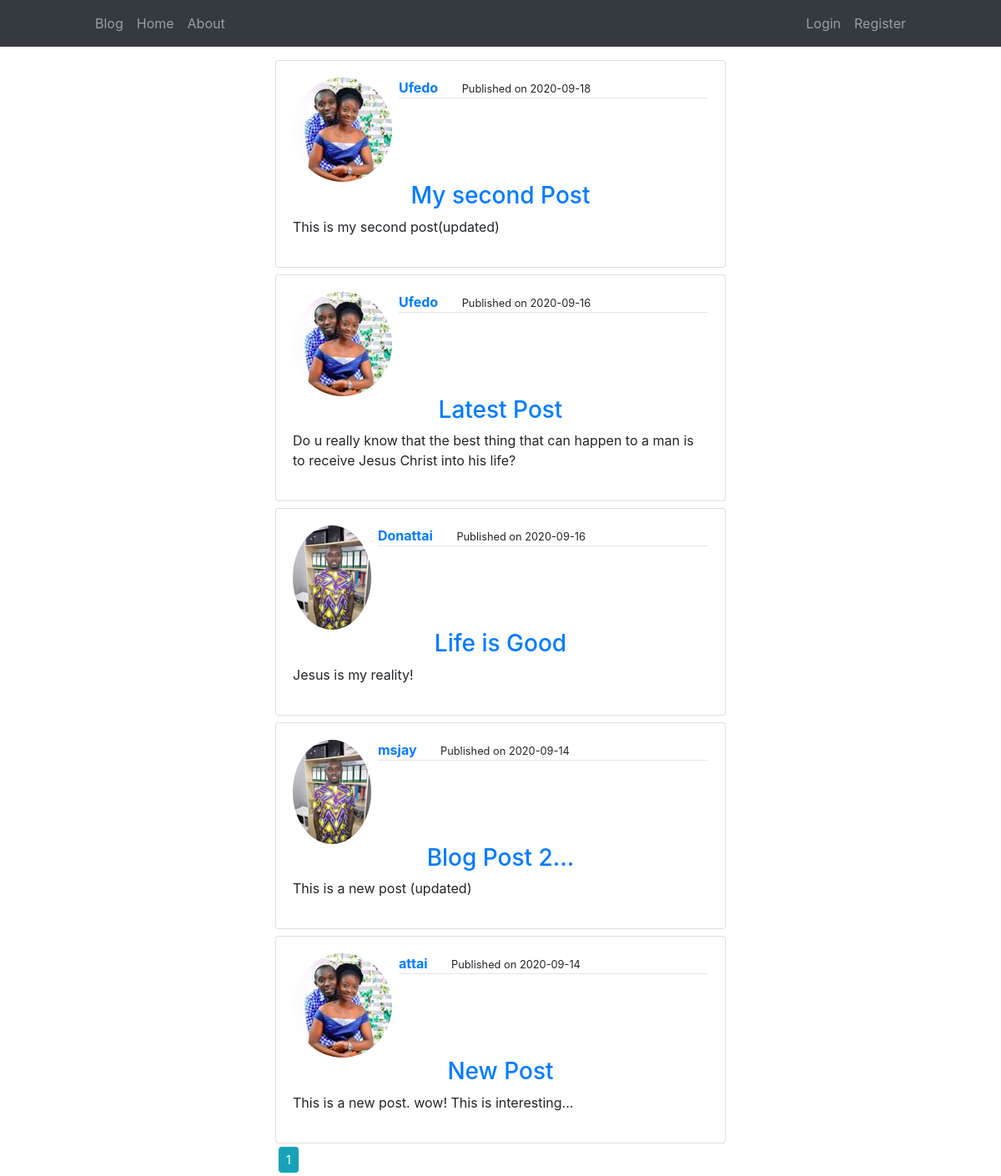
Before: / with the older database file.
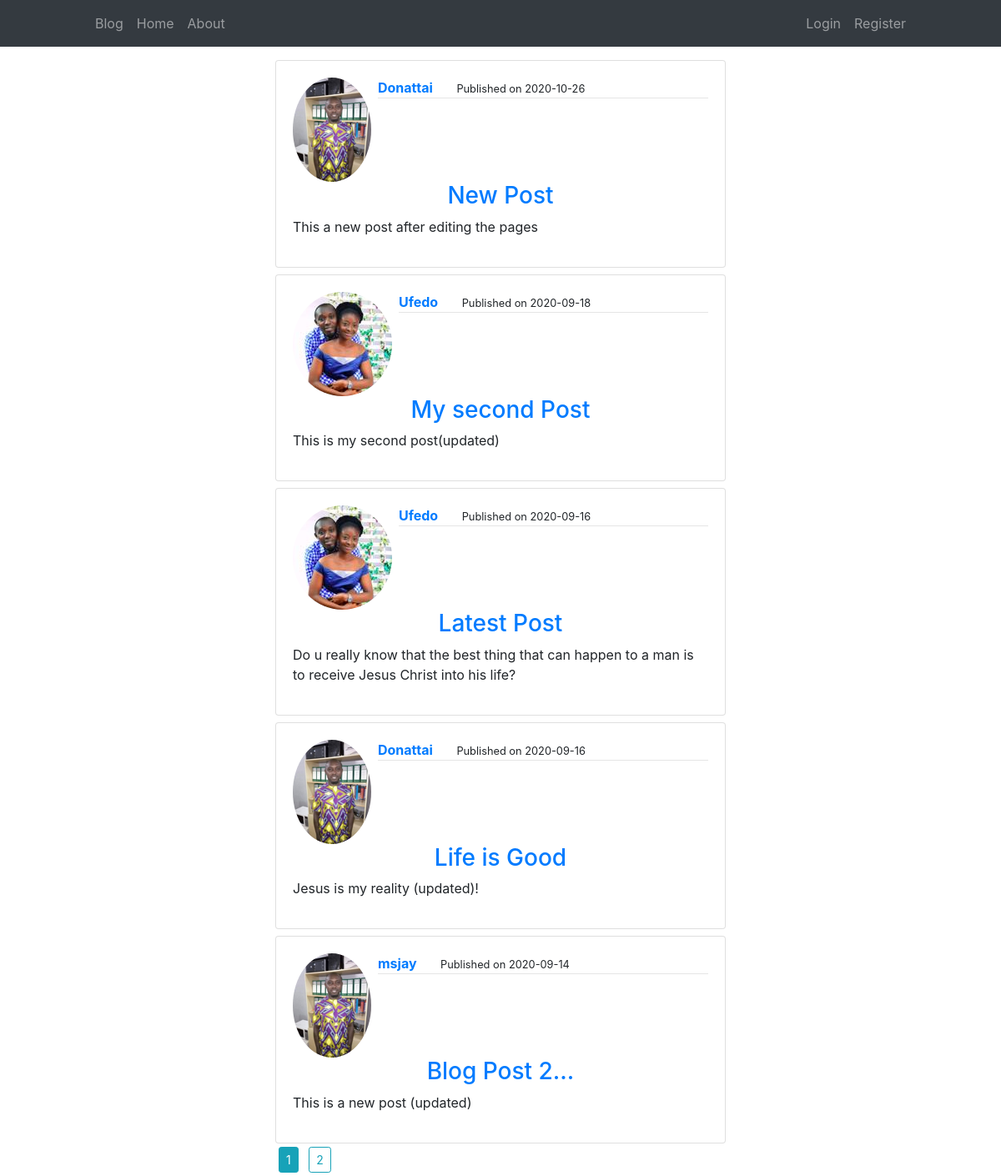
After: the same page with the newer database file.
### flaskapp/models.py (models this page shows, shortened)
class Post(db.Model):
    id = db.Column(db.Integer, primary_key=True)
    title = db.Column(db.String(80), nullable=False )
    content = db.Column(db.Text, nullable=False )
    pub_date = db.Column(db.DateTime, nullable=False, default=datetime.utcnow)
    user_id = db.Column(db.Integer, db.ForeignKey('user.id'), nullable=False)

class User(db.Model, UserMixin):
    id = db.Column(db.Integer, primary_key=True)
    username = db.Column(db.String(15), unique=True, nullable=False )
    email = db.Column(db.String(30), unique=True, nullable=False )
    password = db.Column(db.String(60), nullable=False )
    image_file = db.Column(db.String(20), nullable = False, default='default.png')
    posts = db.relationship('Post', backref='author', lazy=True)

### flaskapp/routes.py (the view)
@app.route('/')
def index():
    page = request.args.get('page', 1, type=int)
    posts = Post.query.order_by(Post.pub_date.desc()).paginate(page=page, per_page=5)
    return render_template('index.html', posts=posts)

### flaskapp/templates/index.html (shortened to what this page needs)
{% extends 'base.html' %}
{% block content %}
{% for post in posts.items %}
    <div class="row mt-2">
        <div class="col-8 col-sm-6 mx-auto ">
            <div class="card card-body">
                <div class="media">
                    <img class="rounded-circle" src="{{ url_for('static', filename='pictures/' + post.author.image_file ) }}" alt="Image">
                    <div class="media-body">
                        <span class="ml-2 font-weight-bold" ><a href="{{url_for('user_posts', username=post.author.username)}}">{{post.author.username}}</a></span>
                        <small class="ml-4">Published on {{post.pub_date.strftime('%Y-%m-%d')}}</small>
                        <hr class=" mt-0 ml-2">
                    </div>
                </div>
                <a href="{{ url_for('post', post_id=post.id) }}"><h3 class="text-center">{{post.title}}</h3></a>
                <p>{{ post.content }}</p>
            </div>
        </div>
    </div>
{% endfor %}
<div class="row">
    <div class="col-8 col-sm-6 mx-auto">
        {% for page_num in posts.iter_pages( right_edge=1, left_edge=1, right_current=3, left_current=1)  %}
        {% if page_num %}
            {% if posts.page == page_num %}
                <a class="btn btn-info btn-sm m-1" href=" {{ url_for('index', page=page_num) }} ">{{page_num}}</a>
            {% else %}
                <a class="btn btn-outline-info btn-sm m-1" href=" {{ url_for('index', page=page_num) }} ">{{page_num}}</a>
            {% endif %}
        {% else %}
            ...
        {% endif %}
    {% endfor %}
    </div>
</div>
{% endblock content %}

### flaskapp/templates/base.html (shortened to what this page needs)
<!DOCTYPE html>
<html lang="en">
<head>
    <link rel="stylesheet" href="https://stackpath.bootstrapcdn.com/bootstrap/4.5.2/css/bootstrap.min.css">
</head>
<body>
    {% include 'nav.html' %}
    <div class="container mt-2 " >
        {% block content %}{% endblock %}
    </div>
</body>
</html>

### flaskapp/templates/nav.html (shortened to what this page needs)
<nav class="navbar navbar-expand-lg navbar-dark bg-dark">
    <div class="collapse navbar-collapse" id="navbarSupportedContent">
      <div class="navbar-nav mr-auto">
          <a class="nav-link" href="{{ url_for('index') }}">Blog</a>
          <a class="nav-link" href="{{ url_for('index') }}">Home</a>
          <a class="nav-link" href="{{ url_for('about') }}">About</a>
      </div>
      <div class="navbar-nav ml-auto">
        {% if current_user.is_authenticated %}
          <a class="nav-link" href="{{ url_for('create_post') }}">Create Post</a>
          <a class="nav-link" href="{{ url_for('account') }}">Account</a>
          <a class="nav-link" href="{{ url_for('logout') }}">Logout</a>
        {% else %}
          <a class="nav-link" href="{{ url_for('login') }}">Login</a>
          <a class="nav-link" href="{{ url_for('register') }}">Register</a>
        {% endif %}
      </div>
    </div>
  </nav>

Changed rows visible on the page:
no longer on this page (row unchanged): Post: image_file (picture), author.username "attai", pub_date "2020-09-14", title "New Post", content "This is a new post. wow! This is interesting..."
added Post: image_file (picture), author.username "Donattai", pub_date "2020-10-26", title "New Post", content "This a new post after editing the pages"
changed Post "Life is Good": content "Jesus is my reality!" → "Jesus is my reality (updated)!"
Other visible differences:
new list line: "2"
